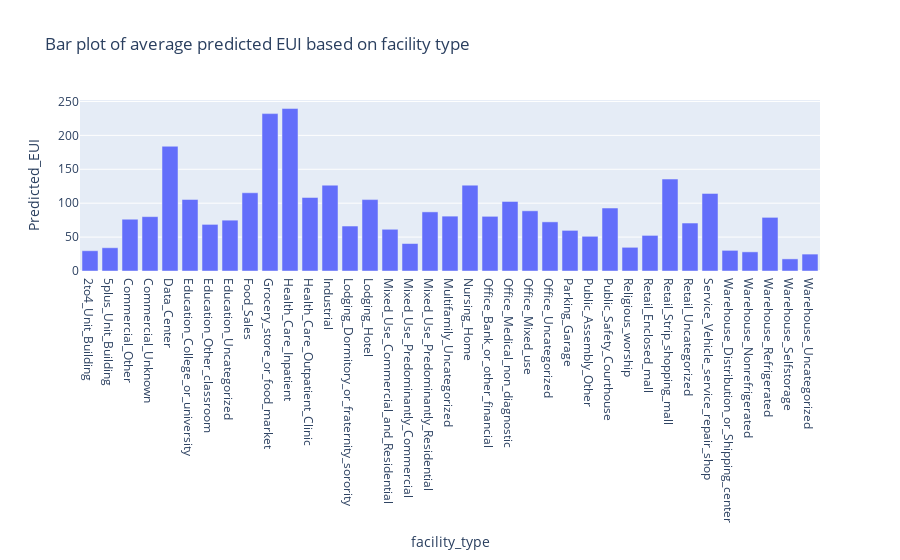

Notebook code for this chart:
### Markdown cell above
###### From the above graph we can clearly see that as the energy star rating of a building increases the average EUI decreses and hence there is an inverse relationship between energy star rating and EUI

### Code cell
# Creating a bar plot using plotly to determine the EUI based on the facility type
Prediction_df_group_facility = Prediction_df.groupby(['facility_type']).mean()
Prediction_df_group_facility.reset_index(inplace=True)
px.bar(Prediction_df_group_facility, x='facility_type', y='Predicted_EUI', title ='Bar plot of average predicted EUI based on facility type')

### Figure 1 — Plotly figure (JSON) as saved in the notebook; plotly's stock layout.template omitted (floating-point values rounded to 4 significant figures)
{"data": [{"alignmentgroup": "True", "hovertemplate": "facility_type=%{x}<br>Predicted_EUI=%{y}<extra></extra>", "legendgroup": "", "marker": {"color": "#636efa", "pattern": {"shape": ""}}, "name": "", "offsetgroup": "", "orientation": "v", "showlegend": false, "textposition": "auto", "type": "bar", "x": ["2to4_Unit_Building", "5plus_Unit_Building", "Commercial_Other", "Commercial_Unknown", "Data_Center", "Education_College_or_university", "Education_Other_classroom", "Education_Uncategorized", "Food_Sales", "Grocery_store_or_food_market", "Health_Care_Inpatient", "Health_Care_Outpatient_Clinic", "Industrial", "Lodging_Dormitory_or_fraternity_sorority", "Lodging_Hotel", "Mixed_Use_Commercial_and_Residential", "Mixed_Use_Predominantly_Commercial", "Mixed_Use_Predominantly_Residential", "Multifamily_Uncategorized", "Nursing_Home", "Office_Bank_or_other_financial", "Office_Medical_non_diagnostic", "Office_Mixed_use", "Office_Uncategorized", "Parking_Garage", "Public_Assembly_Other", "Public_Safety_Courthouse", "Religious_worship", "Retail_Enclosed_mall", "Retail_Strip_shopping_mall", "Retail_Uncategorized", "Service_Vehicle_service_repair_shop", "Warehouse_Distribution_or_Shipping_center", "Warehouse_Nonrefrigerated", "Warehouse_Refrigerated", "Warehouse_Selfstorage", "Warehouse_Uncategorized"], "xaxis": "x", "y": [29.88, 34.3, 76.34, 80.15, 183.9, 105.5, 68.73, 74.97, 115.3, 232.1, 239.5, 108.4, 126.6, 66.31, 105.3, 61.52, 40.51, 87.18, 80.91, 126.6, 80.62, 102.6, 88.75, 72.45, 59.89, 51.18, 92.86, 34.94, 52.49, 135.6, 70.74, 114.4, 30.42, 28.24, 79.1, 17.85, 24.93], "yaxis": "y"}], "layout": {"barmode": "relative", "legend": {"tracegroupgap": 0}, "title": {"text": "Bar plot of average predicted EUI based on facility type"}, "xaxis": {"anchor": "y", "domain": [0, 1], "title": {"text": "facility_type"}}, "yaxis": {"anchor": "x", "domain": [0, 1], "title": {"text": "Predicted_EUI"}}}}
